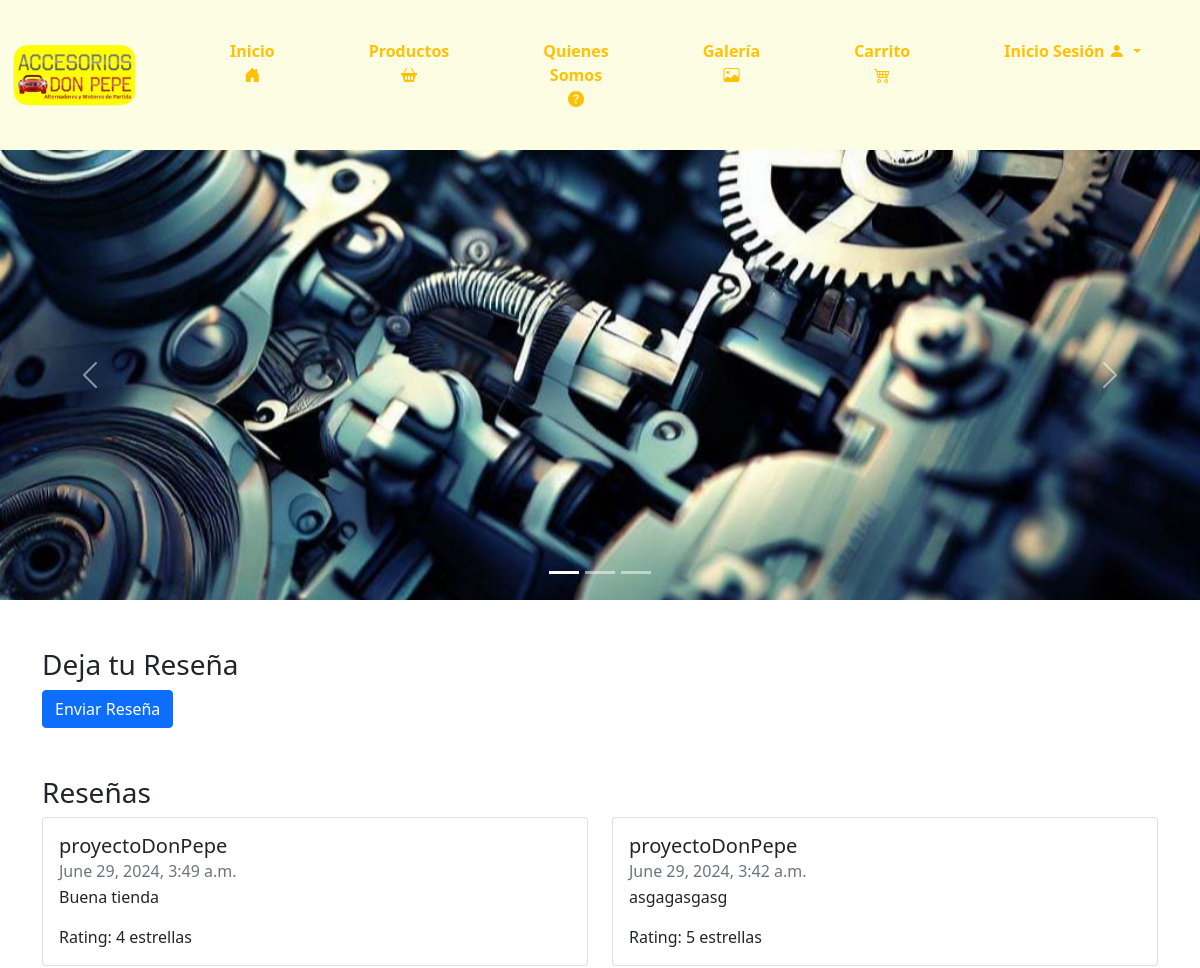
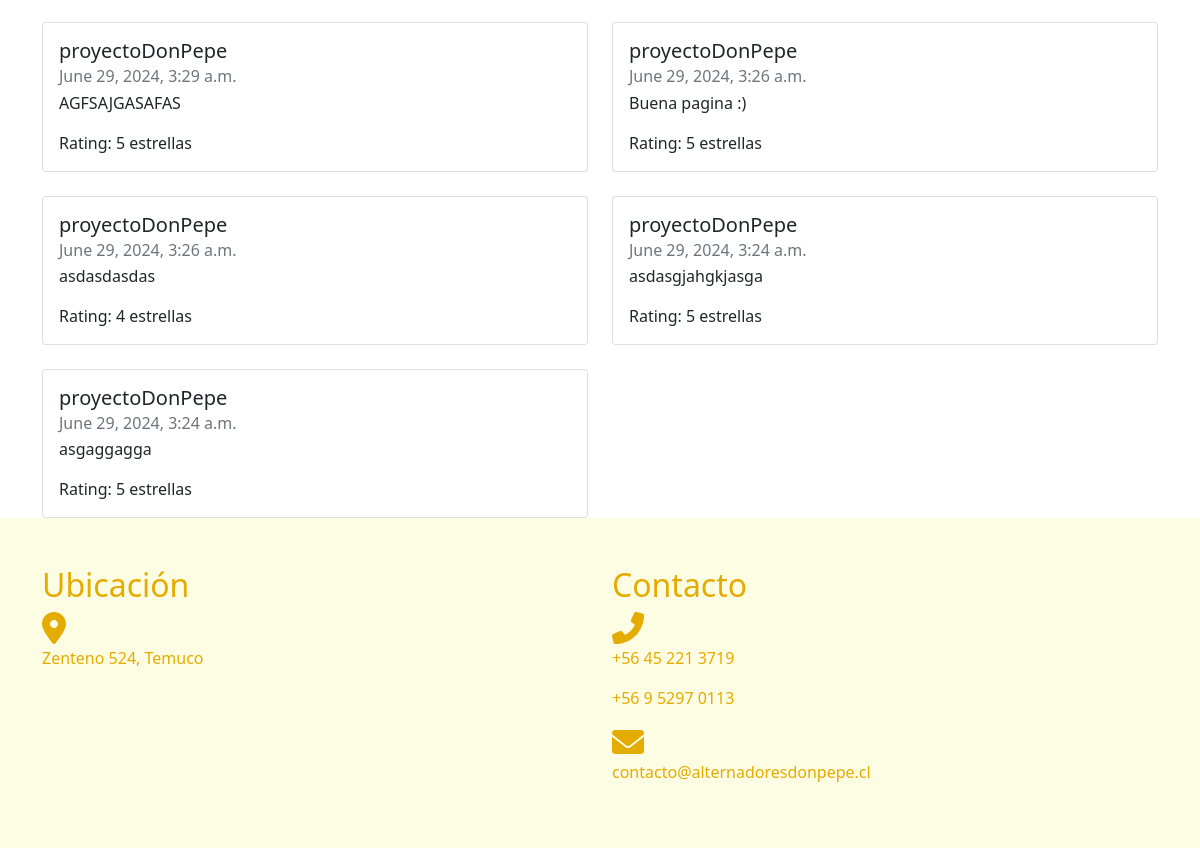
The page / on the database its author committed (2 pictures, top to bottom).
### core/models.py (models this page shows, shortened)
class Review(models.Model):
    RATING_CHOICES = [
        (1, '1'),
        (2, '2'),
        (3, '3'),
        (4, '4'),
        (5, '5'),
    ]
    user = models.ForeignKey(User, on_delete=models.CASCADE)
    rating = models.IntegerField(choices=RATING_CHOICES)
    comment = models.TextField()
    date_posted = models.DateTimeField(auto_now_add=True)

### core/views.py (the view)
# urls.py: path('', inicio, name="inicio"),
def inicio(request):
    carrito = []
    total = 0
    carrito_count = 0
    if request.user.is_authenticated:
        carrito = ItemCarrito.objects.filter(usuario=request.user)
        total = sum(item.producto.precio * item.cantidad for item in carrito)
        carrito_count = sum(item.cantidad for item in carrito)
    reviews = Review.objects.all().order_by('-date_posted')
    contexto = {
        'carrito': carrito,
        'total': total,
        'carrito_count': carrito_count,
        'reviews': reviews
    }
    return render(request, 'core/inicio.html', contexto)

### core/templatetags/custom_filters.py (called while the page is built)
@register.filter
def format_clp(value):
    try:
        return "${:,.0f}".format(value)
    except (ValueError, TypeError):
        return value

### core/templates/core/inicio.html (shortened to what this page needs)
{% load static %}
{% load custom_filters %}
<!DOCTYPE html>
<html lang="en">
<head>
    <link href="https://cdn.jsdelivr.net/npm/bootstrap@5.0.2/dist/css/bootstrap.min.css" rel="stylesheet"
>
    <link href="https://cdnjs.cloudflare.com/ajax/libs/font-awesome/6.0.0-beta3/css/all.min.css" rel="stylesheet">
    <link type="text/css" rel="stylesheet" href="{% static 'css/inicio.css' %}">
    <link href="https://cdn.jsdelivr.net/npm/bootstrap-icons/font/bootstrap-icons.css" rel="stylesheet">
</head>
<body>
    <nav class="navbar navbar-expand-lg navbar-light" style="background-color: #fdfde3;">
        <div class="container-fluid">
            <a class="navbar-brand" href="{% url 'inicio' %}">
                <img src="{% static 'img/logo-don-pepe.png' %}" class="logo" style="max-width: 80%;"
                    alt="Accesorios Don Pepe">
            </a>
            <div class="collapse navbar-collapse justify-content-end" id="navbarNav">
                <ul class="navbar-nav">
                    <li class="nav-item">
                        <a class="btn btn-outline-warning py-4 px-4 mx-2" href="{% url 'inicio' %}">
                            Inicio
                            <i class="bi bi-house-door-fill"></i>
                        </a>
                    </li>
                    <li class="nav-item">
                        <a class="btn btn-outline-warning py-4 px-4 mx-2" href="{% url 'productos' %}">
                            Productos
                            <i class="bi bi-basket2-fill"></i>
                        </a>
                    </li>
                    <li class="nav-item">
                        <a class="btn btn-outline-warning py-4 px-4 mx-2" href="{% url 'quienessomos' %}">
                            Quienes Somos
                            <i class="bi bi-question-circle-fill"></i>
                        </a>
                    </li>
                    <li class="nav-item">
                        <a class="btn btn-outline-warning py-4 px-4 mx-2" href="{% url 'galeria' %}">
                            Galería
                            <i class="bi bi-image"></i>
                        </a>
                    </li>
                    <li class="nav-item">
                        <a class="btn btn-outline-warning py-4 px-4 mx-2 position-relative" data-bs-toggle="modal" data-bs-target="#cartModal">
                            Carrito
                            <i class="bi bi-cart4"></i>
                        </a>
                    </li>
                    <li class="nav-item dropdown">
                        {% if user.is_authenticated %}
                        <div class="btn-group">
                            <button type="button" class="btn btn-outline-warning py-4 px-4 mx-2 dropdown-toggle"
                                data-bs-toggle="dropdown" style="font-weight: 700; border: 0px; border-radius: 10px;">
                                {% if user.is_superuser %}
                                Administrador
                                {% else %}
                                Hola {{ user.first_name }}
                                {% endif %}
                                <i class="bi bi-person-fill"></i>
                            </button>
                            <ul class="dropdown-menu"
                                style="margin-left: 25px; margin-top: -5px; background-color: #ffc107; border: 0px; border-radius: 10px;">
                                {% if user.is_superuser %}
                                <li><a class="dropdown-item"
                                        style="padding: 10px; color:black; background-color: #fdfde3;"
                                        href="{% url 'administrador' %}">Administrador</a></li>
                                {% else %}
                                <li><a class="dropdown-item"
                                        style="padding: 10px; color:black; background-color: #fdfde3;"
                                        href="{% url 'editarperfil' %}">Editar Perfil</a></li>
                                {% endif %}
                                <li><a class="dropdown-item"
                                        style="padding: 10px; color:black; background-color: #fdfde3;"
                                        href="{% url 'cerrarsesion' %}">Cerrar Sesión</a></li>
                            </ul>
                        </div>
                        {% else %}
                        <div class="btn-group">
                            <button type="button" class="btn btn-outline-warning py-4 px-4 mx-2 dropdown-toggle"
                                data-bs-toggle="dropdown" style="font-weight: 700; border: 0px; border-radius: 10px;">
                                Inicio Sesión
                                <i class="bi bi-person-fill"></i>
                            </button>
                        </div>
                        {% endif %}
                    </li>
                </ul>
            </div>
        </div>
    </nav>
    <div id="carouselExampleCaptions" class="carousel slide" data-bs-ride="carousel">
        <div class="carousel-indicators">
          <button type="button" data-bs-target="#carouselExampleCaptions" data-bs-slide-to="0" class="active" aria-current="true" aria-label="Slide 1"></button>
          <button type="button" data-bs-target="#carouselExampleCaptions" data-bs-slide-to="1" aria-label="Slide 2"></button>
          <button type="button" data-bs-target="#carouselExampleCaptions" data-bs-slide-to="2" aria-label="Slide 3"></button>
        </div>
        <div class="carousel-inner">
            <div class="carousel-item active" data-bs-interval="4000">
                <img src="{% static 'img/banner1.jpg' %}" class="d-block w-100 carousel-image" alt="...">
            </div>
        </div>
        <button class="carousel-control-prev" type="button" data-bs-target="#carouselExampleCaptions" data-bs-slide="prev">
          <span class="carousel-control-prev-icon" aria-hidden="true"></span>
        </button>
        <button class="carousel-control-next" type="button" data-bs-target="#carouselExampleCaptions" data-bs-slide="next">
          <span class="carousel-control-next-icon" aria-hidden="true"></span>
        </button>
      </div>
<div class="container mt-5">
    <h3>Deja tu Reseña</h3>
    <form method="post" action="{% url 'add_review' %}">
        <button type="submit" class="btn btn-primary">Enviar Reseña</button>
    </form>
</div>
<div class="container mt-5">
    <h3>Reseñas</h3>
    <div class="row row-cols-1 row-cols-md-2 g-4">
        {% for review in reviews %}
        <div class="col">
            <div class="card h-100">
                <div class="card-body">
                    <h5 class="card-title">{{ review.user.username }}</h5>
                    <h6 class="card-subtitle mb-1 text-muted">{{ review.date_posted }}</h6>
                    <p class="card-text">{{ review.comment }}</p>
                    <p class="card-text">Rating: {{ review.rating }} estrellas</p>
                </div>
            </div>
        </div>
        {% empty %}
        <p>No hay reseñas disponibles.</p>
        {% endfor %}
    </div>
</div>
   <div class="container-fluid py-5" style="background-color: #fdfde3; color: #e4ab00;">
    <div class="container">
        <div class="row">
            <div class="col-md-6">
                <h2>Ubicación</h2>
                <i class="fas fa-map-marker-alt fa-2x"></i>
                <p>Zenteno 524, Temuco</p>
            </div>
            <div class="col-md-6">
                <h2>Contacto</h2>
                <i class="fas fa-phone-alt fa-2x"></i>
                <p>+56 45 221 3719</p>
                <p>+56 9 5297 0113</p>
                <i class="fas fa-envelope fa-2x"></i>
                <p>contacto@alternadoresdonpepe.cl</p>
            </div>
        </div>
    </div>
</div>
</body>
</html>

### core/static/css/inicio.css (style rules this page uses)
.navbar { padding: 0%; }
.navbar-nav li { padding: 15px 15px; }
.navbar-nav li a { font-weight: 700; border: 0px; border-radius: 10px; }

### core/templates/core/inicio.html (style rules this page uses)
.carousel-image { height: 450px; object-fit: cover; }

### rows shown on the page
Review: user.username "proyectoDonPepe", date_posted "June 29, 2024, 3:49 a.m.", comment "Buena tienda", rating "4"
Review: user.username "proyectoDonPepe", date_posted "June 29, 2024, 3:42 a.m.", comment "asgagasgasg", rating "5"
Review: user.username "proyectoDonPepe", date_posted "June 29, 2024, 3:29 a.m.", comment "AGFSAJGASAFAS", rating "5"
Review: user.username "proyectoDonPepe", date_posted "June 29, 2024, 3:26 a.m.", comment "Buena pagina :)", rating "5"
Review: user.username "proyectoDonPepe", date_posted "June 29, 2024, 3:26 a.m.", comment "asdasdasdas", rating "4"
Review: user.username "proyectoDonPepe", date_posted "June 29, 2024, 3:24 a.m.", comment "asdasgjahgkjasga", rating "5"
Review: user.username "proyectoDonPepe", date_posted "June 29, 2024, 3:24 a.m.", comment "asgaggagga", rating "5"
